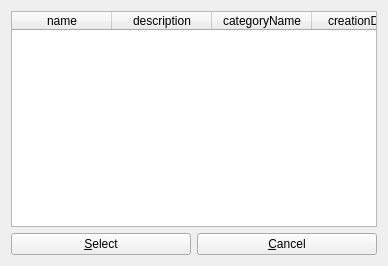
<?xml version="1.0" encoding="UTF-8"?>
<ui version="4.0">
 <class>recipe_select</class>
 <widget class="QWidget" name="recipe_select">
  <property name="geometry">
   <rect>
    <x>0</x>
    <y>0</y>
    <width>388</width>
    <height>266</height>
   </rect>
  </property>
  <property name="windowTitle">
   <string>Recipes</string>
  </property>
  <property name="windowIcon">
   <iconset resource="../configurator.qrc">
    <normaloff>:/images/recipes.png</normaloff>:/images/recipes.png</iconset>
  </property>
  <property name="action" stdset="0">
   <string>RecipeComponentEdit component { id={main.id}; quantity {{main.quantity}} }</string>
  </property>
  <property name="answer" stdset="0">
   <string>RecipeComponentEdit component { id={component.selected}; quantity {{quantity}} }</string>
  </property>
  <layout class="QGridLayout" name="gridLayout">
   <item row="2" column="0">
    <layout class="QHBoxLayout" name="horizontalLayout">
     <item>
      <widget class="QPushButton" name="select">
       <property name="text">
        <string>&amp;Select</string>
       </property>
       <property name="form" stdset="0">
        <string>_CLOSE_</string>
       </property>
       <property name="datasignal:clicked" stdset="0">
        <string>select_recipe</string>
       </property>
       <property name="state:enabled" stdset="0">
        <string>{recipe.selected}&gt;0</string>
       </property>
      </widget>
     </item>
     <item>
      <widget class="QPushButton" name="cancel">
       <property name="text">
        <string>&amp;Cancel</string>
       </property>
       <property name="form" stdset="0">
        <string notr="true">_CLOSE_</string>
       </property>
      </widget>
     </item>
    </layout>
   </item>
   <item row="0" column="0">
    <widget class="QTableWidget" name="recipe">
     <property name="horizontalScrollBarPolicy">
      <enum>Qt::ScrollBarAlwaysOff</enum>
     </property>
     <property name="alternatingRowColors">
      <bool>true</bool>
     </property>
     <property name="selectionMode">
      <enum>QAbstractItemView::SingleSelection</enum>
     </property>
     <property name="selectionBehavior">
      <enum>QAbstractItemView::SelectRows</enum>
     </property>
     <property name="showGrid">
      <bool>true</bool>
     </property>
     <property name="gridStyle">
      <enum>Qt::DotLine</enum>
     </property>
     <property name="sortingEnabled">
      <bool>true</bool>
     </property>
     <property name="action" stdset="0">
      <string notr="true">RecipeListRequest recipe {}</string>
     </property>
     <property name="synonym:recipe" stdset="0">
      <string>row</string>
     </property>
     <attribute name="horizontalHeaderShowSortIndicator" stdset="0">
      <bool>true</bool>
     </attribute>
     <attribute name="verticalHeaderStretchLastSection">
      <bool>false</bool>
     </attribute>
     <column>
      <property name="text">
       <string>name</string>
      </property>
     </column>
     <column>
      <property name="text">
       <string>description</string>
      </property>
     </column>
     <column>
      <property name="text">
       <string>categoryName</string>
      </property>
     </column>
     <column>
      <property name="text">
       <string>creationDate</string>
      </property>
     </column>
     <column>
      <property name="text">
       <string>comment</string>
      </property>
     </column>
    </widget>
   </item>
  </layout>
 </widget>
 <tabstops>
  <tabstop>recipe</tabstop>
  <tabstop>select</tabstop>
  <tabstop>cancel</tabstop>
 </tabstops>
 <resources>
  <include location="../configurator.qrc"/>
 </resources>
 <connections>
  <connection>
   <sender>recipe</sender>
   <signal>doubleClicked(QModelIndex)</signal>
   <receiver>select</receiver>
   <slot>click()</slot>
   <hints>
    <hint type="sourcelabel">
     <x>105</x>
     <y>124</y>
    </hint>
    <hint type="destinationlabel">
     <x>108</x>
     <y>245</y>
    </hint>
   </hints>
  </connection>
 </connections>
</ui>
